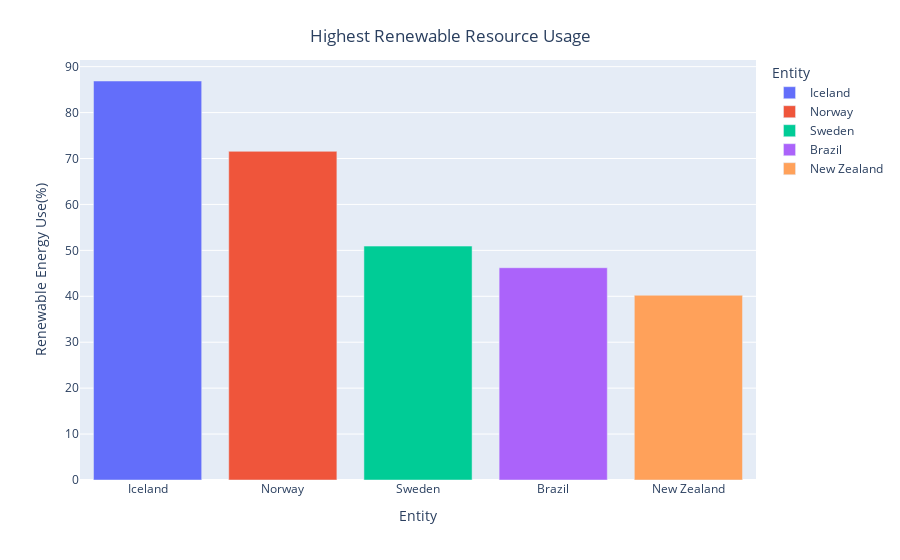

This figure's notebook cell:
### Code cell
# Finding the countries with the current highest renewable resource usage

latest_year = 2021
latest_year_data = df[df['Year'] == latest_year]

top_usage = latest_year_data.sort_values(by='Renewables (% equivalent primary energy)', ascending=False).head(5)

fig = px.bar(
    top_usage,
    x='Entity',
    y='Renewables (% equivalent primary energy)',
    color='Entity'
 
)

fig.update_layout(
    title = {
        'text': 'Highest Renewable Resource Usage',
        'x': 0.5,
        'xanchor':'center',
        'yanchor':'top'
    },
    xaxis_title = 'Entity',
    yaxis_title = 'Renewable Energy Use(%)',
)

fig.show()

### Figure 1 — Plotly figure (JSON) as saved in the notebook; plotly's stock layout.template omitted (floating-point values rounded to 4 significant figures)
{"data": [{"alignmentgroup": "True", "hovertemplate": "Entity=%{x}<br>Renewables (% equivalent primary energy)=%{y}<extra></extra>", "legendgroup": "Iceland", "marker": {"color": "#636efa", "pattern": {"shape": ""}}, "name": "Iceland", "offsetgroup": "Iceland", "orientation": "v", "showlegend": true, "textposition": "auto", "type": "bar", "x": ["Iceland"], "xaxis": "x", "y": [86.87], "yaxis": "y"}, {"alignmentgroup": "True", "hovertemplate": "Entity=%{x}<br>Renewables (% equivalent primary energy)=%{y}<extra></extra>", "legendgroup": "Norway", "marker": {"color": "#EF553B", "pattern": {"shape": ""}}, "name": "Norway", "offsetgroup": "Norway", "orientation": "v", "showlegend": true, "textposition": "auto", "type": "bar", "x": ["Norway"], "xaxis": "x", "y": [71.56], "yaxis": "y"}, {"alignmentgroup": "True", "hovertemplate": "Entity=%{x}<br>Renewables (% equivalent primary energy)=%{y}<extra></extra>", "legendgroup": "Sweden", "marker": {"color": "#00cc96", "pattern": {"shape": ""}}, "name": "Sweden", "offsetgroup": "Sweden", "orientation": "v", "showlegend": true, "textposition": "auto", "type": "bar", "x": ["Sweden"], "xaxis": "x", "y": [50.92], "yaxis": "y"}, {"alignmentgroup": "True", "hovertemplate": "Entity=%{x}<br>Renewables (% equivalent primary energy)=%{y}<extra></extra>", "legendgroup": "Brazil", "marker": {"color": "#ab63fa", "pattern": {"shape": ""}}, "name": "Brazil", "offsetgroup": "Brazil", "orientation": "v", "showlegend": true, "textposition": "auto", "type": "bar", "x": ["Brazil"], "xaxis": "x", "y": [46.22], "yaxis": "y"}, {"alignmentgroup": "True", "hovertemplate": "Entity=%{x}<br>Renewables (% equivalent primary energy)=%{y}<extra></extra>", "legendgroup": "New Zealand", "marker": {"color": "#FFA15A", "pattern": {"shape": ""}}, "name": "New Zealand", "offsetgroup": "New Zealand", "orientation": "v", "showlegend": true, "textposition": "auto", "type": "bar", "x": ["New Zealand"], "xaxis": "x", "y": [40.22], "yaxis": "y"}], "layout": {"barmode": "relative", "legend": {"title": {"text": "Entity"}, "tracegroupgap": 0}, "margin": {"t": 60}, "title": {"text": "Highest Renewable Resource Usage", "x": 0.5, "xanchor": "center", "yanchor": "top"}, "xaxis": {"anchor": "y", "categoryarray": ["Iceland", "Norway", "Sweden", "Brazil", "New Zealand"], "categoryorder": "array", "domain": [0, 1], "title": {"text": "Entity"}}, "yaxis": {"anchor": "x", "domain": [0, 1], "title": {"text": "Renewable Energy Use(%)"}}}}
